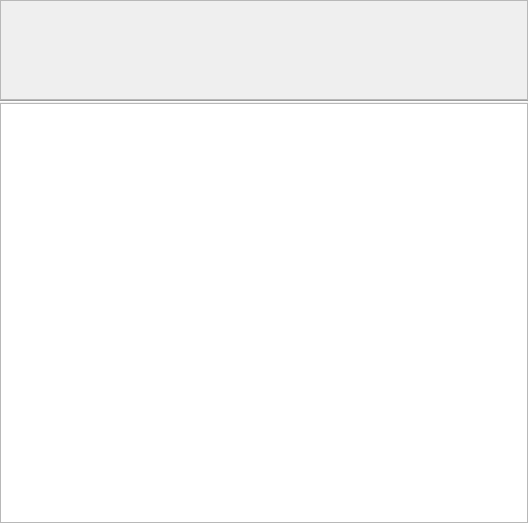
<?xml version="1.0" encoding="UTF-8"?>
<ui version="4.0">
 <class>Updater</class>
 <widget class="QWidget" name="Updater">
  <property name="geometry">
   <rect>
    <x>0</x>
    <y>0</y>
    <width>528</width>
    <height>523</height>
   </rect>
  </property>
  <property name="locale">
   <locale language="English" country="UnitedStates"/>
  </property>
  <layout class="QVBoxLayout" name="verticalLayout_2">
   <property name="spacing">
    <number>0</number>
   </property>
   <property name="margin">
    <number>0</number>
   </property>
   <item>
    <widget class="QScrollArea" name="distroUpgradesSA">
     <property name="maximumSize">
      <size>
       <width>16777215</width>
       <height>100</height>
      </size>
     </property>
     <property name="focusPolicy">
      <enum>Qt::NoFocus</enum>
     </property>
     <property name="frameShadow">
      <enum>QFrame::Sunken</enum>
     </property>
     <property name="widgetResizable">
      <bool>true</bool>
     </property>
     <widget class="QWidget" name="scrollAreaWidgetContents">
      <property name="geometry">
       <rect>
        <x>0</x>
        <y>0</y>
        <width>522</width>
        <height>94</height>
       </rect>
      </property>
      <layout class="QVBoxLayout" name="verticalLayout"/>
     </widget>
    </widget>
   </item>
   <item>
    <widget class="Line" name="line">
     <property name="orientation">
      <enum>Qt::Horizontal</enum>
     </property>
    </widget>
   </item>
   <item>
    <widget class="QStackedWidget" name="stackedWidget">
     <property name="sizePolicy">
      <sizepolicy hsizetype="Preferred" vsizetype="Expanding">
       <horstretch>0</horstretch>
       <verstretch>0</verstretch>
      </sizepolicy>
     </property>
     <property name="currentIndex">
      <number>0</number>
     </property>
     <widget class="QWidget" name="page">
      <layout class="QGridLayout" name="gridLayout_2">
       <property name="margin">
        <number>0</number>
       </property>
       <item row="0" column="0">
        <widget class="QTreeView" name="packageView">
         <property name="mouseTracking">
          <bool>true</bool>
         </property>
         <property name="contextMenuPolicy">
          <enum>Qt::CustomContextMenu</enum>
         </property>
         <property name="horizontalScrollBarPolicy">
          <enum>Qt::ScrollBarAlwaysOff</enum>
         </property>
         <property name="editTriggers">
          <set>QAbstractItemView::DoubleClicked|QAbstractItemView::EditKeyPressed|QAbstractItemView::SelectedClicked</set>
         </property>
         <property name="showDropIndicator" stdset="0">
          <bool>false</bool>
         </property>
         <property name="alternatingRowColors">
          <bool>true</bool>
         </property>
         <property name="verticalScrollMode">
          <enum>QAbstractItemView::ScrollPerPixel</enum>
         </property>
         <property name="rootIsDecorated">
          <bool>false</bool>
         </property>
         <property name="itemsExpandable">
          <bool>false</bool>
         </property>
         <property name="expandsOnDoubleClick">
          <bool>false</bool>
         </property>
        </widget>
       </item>
      </layout>
     </widget>
     <widget class="QWidget" name="page_2">
      <layout class="QGridLayout" name="gridLayout_3">
       <property name="margin">
        <number>0</number>
       </property>
       <item row="0" column="0">
        <widget class="QFrame" name="frame">
         <property name="focusPolicy">
          <enum>Qt::WheelFocus</enum>
         </property>
         <property name="frameShape">
          <enum>QFrame::StyledPanel</enum>
         </property>
         <property name="frameShadow">
          <enum>QFrame::Sunken</enum>
         </property>
         <layout class="QGridLayout" name="gridLayout_4">
          <property name="margin">
           <number>0</number>
          </property>
          <item row="0" column="2">
           <widget class="QFrame" name="backgroundFrame">
            <property name="autoFillBackground">
             <bool>true</bool>
            </property>
            <layout class="QGridLayout" name="gridLayout_5">
             <property name="margin">
              <number>0</number>
             </property>
             <item row="0" column="2" rowspan="2">
              <widget class="QLabel" name="iconL">
               <property name="text">
                <string notr="true">Icon</string>
               </property>
              </widget>
             </item>
             <item row="0" column="4">
              <widget class="QLabel" name="titleL">
               <property name="sizePolicy">
                <sizepolicy hsizetype="Expanding" vsizetype="Preferred">
                 <horstretch>0</horstretch>
                 <verstretch>0</verstretch>
                </sizepolicy>
               </property>
               <property name="text">
                <string notr="true">Title</string>
               </property>
               <property name="alignment">
                <set>Qt::AlignBottom|Qt::AlignLeading|Qt::AlignLeft</set>
               </property>
               <property name="wordWrap">
                <bool>true</bool>
               </property>
              </widget>
             </item>
             <item row="1" column="4">
              <widget class="QLabel" name="descriptionL">
               <property name="sizePolicy">
                <sizepolicy hsizetype="Expanding" vsizetype="Preferred">
                 <horstretch>0</horstretch>
                 <verstretch>0</verstretch>
                </sizepolicy>
               </property>
               <property name="text">
                <string notr="true">Description</string>
               </property>
               <property name="alignment">
                <set>Qt::AlignLeading|Qt::AlignLeft|Qt::AlignTop</set>
               </property>
               <property name="wordWrap">
                <bool>true</bool>
               </property>
               <property name="margin">
                <number>10</number>
               </property>
              </widget>
             </item>
             <item row="0" column="1" rowspan="2">
              <spacer name="horizontalSpacer">
               <property name="orientation">
                <enum>Qt::Horizontal</enum>
               </property>
               <property name="sizeHint" stdset="0">
                <size>
                 <width>140</width>
                 <height>210</height>
                </size>
               </property>
              </spacer>
             </item>
             <item row="0" column="5" rowspan="2">
              <spacer name="horizontalSpacer_2">
               <property name="orientation">
                <enum>Qt::Horizontal</enum>
               </property>
               <property name="sizeHint" stdset="0">
                <size>
                 <width>159</width>
                 <height>52</height>
                </size>
               </property>
              </spacer>
             </item>
            </layout>
           </widget>
          </item>
         </layout>
        </widget>
       </item>
      </layout>
     </widget>
    </widget>
   </item>
   <item>
    <widget class="UpdateDetails" name="updateDetails" native="true">
     <property name="maximumSize">
      <size>
       <width>16777215</width>
       <height>0</height>
      </size>
     </property>
    </widget>
   </item>
  </layout>
 </widget>
 <customwidgets>
  <customwidget>
   <class>UpdateDetails</class>
   <extends>QWidget</extends>
   <header>Updater/UpdateDetails.h</header>
   <container>1</container>
  </customwidget>
 </customwidgets>
 <resources/>
 <connections/>
</ui>
